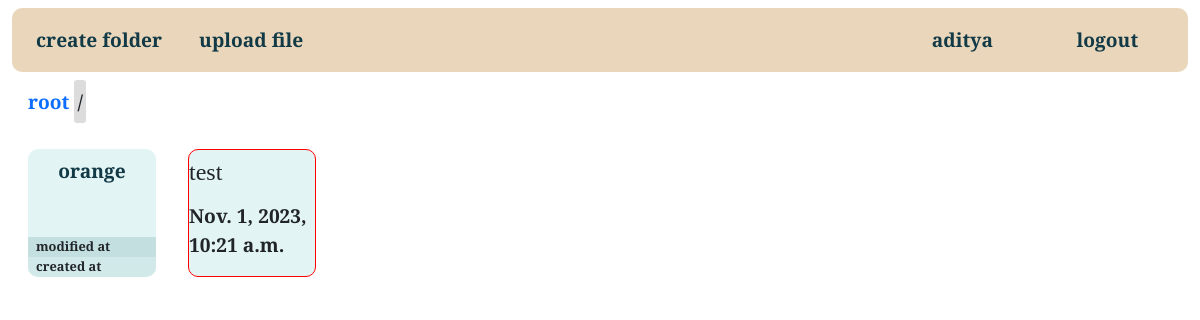
The page /folders/8 (signed in) on the database its author committed.
### explorer/models.py (models this page shows, shortened)
class Folder(models.Model) :
    user = models.ForeignKey(User, on_delete=models.CASCADE, null=False, blank=True)
    name = models.CharField(max_length=255, blank=False)
    path = models.CharField(max_length=255, blank=True)
    parent = models.ForeignKey('self', on_delete=models.CASCADE, null=True, blank=True)
    def __str__(self) :
        return self.name

class File(models.Model) :
    user = models.ForeignKey(User, on_delete=models.CASCADE, null=False, blank=True)
    name = models.CharField(max_length=255, blank=False)
    folder = models.ForeignKey(Folder, on_delete=models.CASCADE, null=True, blank=True)
    upload_time = models.DateTimeField(auto_now_add=True)
    file_type = models.CharField(max_length=255, blank=False, choices=FILE_TYPE)

### explorer/views.py (the view)
# urls.py: path('<folder_id>', renderFolderView, name='folder'),
def renderFolderView(request, folder_id) :
    if not request.user.is_authenticated :
        return redirect('login')
    if request.user.is_superuser :
       return redirect('home')
    context = {}
    print(f'session is {request.session}')
    try :
        folder = Folder.objects.get(id=folder_id)
        parent = folder.parent
        parents = []
        while parent is not None :
            parents.append(parent)
            parent = parent.parent
        context['parents'] = parents
        context['folder'] = folder
        children = folder.folder_set.all()
        context['children'] = children
        files = folder.file_set.all()
        context['files'] = files
        return render(request, APPNAME + '/folder.html', context)
    except Folder.DoesNotExist :
        print("Folder does not exist")
        redirect('home')

### templates/explorer/folder.html (shortened to what this page needs)
{% extends 'personal/main.html' %}
{% block content %}
    <div class="path-div">
        {% for parent in parents %}
            <a href="{% url 'folder' parent.id %}" class="path-link-bth">{{ parent }}</a>
            <span class="path-slash">/</span>
        {% endfor %}
    </div>
    <div class="directory">
        {% for child in children %}
            <div class="directory-item folder">
                <a href="{% url 'folder' child.id %}" class="folder-link">{{ child }}</a>
                <p class="modified-time">modified at</p>
                <p class="created-time">created at</p>
            </div>
        {% endfor %}
        {% for file in files %}
            <div class="directory-item file">
                <h4 class="file-name">{{ file.name }}</h4>
                <p class="uploaded-time">{{ file.upload_time }}</p>
            </div>
        {% endfor %}
    </div>
{% endblock %}

### templates/personal/nav.html
{% block content %}
    <div class="nav-bar">
        <div class="nav-non-auth">
            <div class="nav-item">
                {% if request.user.is_authenticated and not request.user.is_superuser %}
                    <a href="{% url 'create-folder' folder.id %}" class="link-btn">create folder</a>
                    <a href="{% url 'create-file' folder.id %}" class="link-btn">upload file</a>
                {% endif %}
            </div>
        </div>
        <div class="nav-auth">
            {% if request.user.is_authenticated %}
                <div class="nav-item"><a href="{% url 'profile' %}">{{ request.user }}</a></div>
                <div class="nav-item"><a href="{% url 'logout' %}" class="link-btn">logout</a></div>
            {% else %}
                <div class="nav-item"><a href="{% url 'login' %}" class="link-btn">login</a></div>
                <div class="nav-item"><a href="{% url 'register' %}" class="link-btn">register</a></div>
            {% endif %}
        </div>
    </div>
{% endblock %}

### static/css/styles.css (style rules this page uses)
body { min-height: 89vh; }

### static/css/nav.css (style rules this page uses)
.nav-bar { width: 100%; display: flex; flex-direction: row; justify-content: space-between; align-items: center; height: 4rem; background-color: var(--theme-2); border-radius: 10px; padding: .5rem; }
.nav-auth { flex: 1; display: flex; flex-direction: row; justify-content: space-around; align-items: center; }
.nav-auth a, .nav-non-auth a { color: var(--theme-4); padding: .5rem 1rem; border-radius: 5px; }
.nav-non-auth { flex: 3; display: flex; flex-direction: row; justify-content: space-between; align-items: center; }

### static/css/explorer.css (style rules this page uses)
.path-div { padding: 1rem; }
.path-slash { font-weight: 600; background-color: rgb(220, 220, 220); padding: .5rem .2rem; border-radius: 3px; }
.directory-item { height: 8rem; width: 8rem; float: left; padding: .5rem 0 0 0; margin: 1rem; border-radius: 10px; background-color: var(--grey-1); display: flex; flex-direction: column; justify-content: space-between; }
.folder-link { flex: 4; text-align: center; color: var(--theme-4); }
.created-time { flex: 1; margin: 0; background-color: var(--grey-2); padding: 0 0 0 .5rem; border-radius: 0 0 10px 10px; font-size: .8rem; }
.modified-time { flex: 1; margin: 0; background-color: var(--grey-3); padding: 0 0 0 .5rem; font-size: .8rem; }
.file { border: red 1px solid; }

### static/css/globals.css (style rules this page uses)
* { margin: 0; padding: 0; box-sizing: border-box; }
a { text-decoration: none; }

### static/css/variables.css (style rules this page uses)
:root { --theme-1: #FFF2D8; --theme-2: #EAD7BB; --theme-3: #BCA37F; --theme-4: #113946; --grey-1: #E3F4F4; --grey-2: #D2E9E9; --grey-3: #C4DFDF; --font-primary: 'Slabo 13px', serif; --font-secondary: 'Kelly Slab', sans-serif; }

### rows shown on the page
Folder: name "root"
Folder: name "orange"
File: name "test", upload_time "Nov. 1, 2023, 10:21 a.m."

### other values the page prints
{{ request.user }} "aditya"
